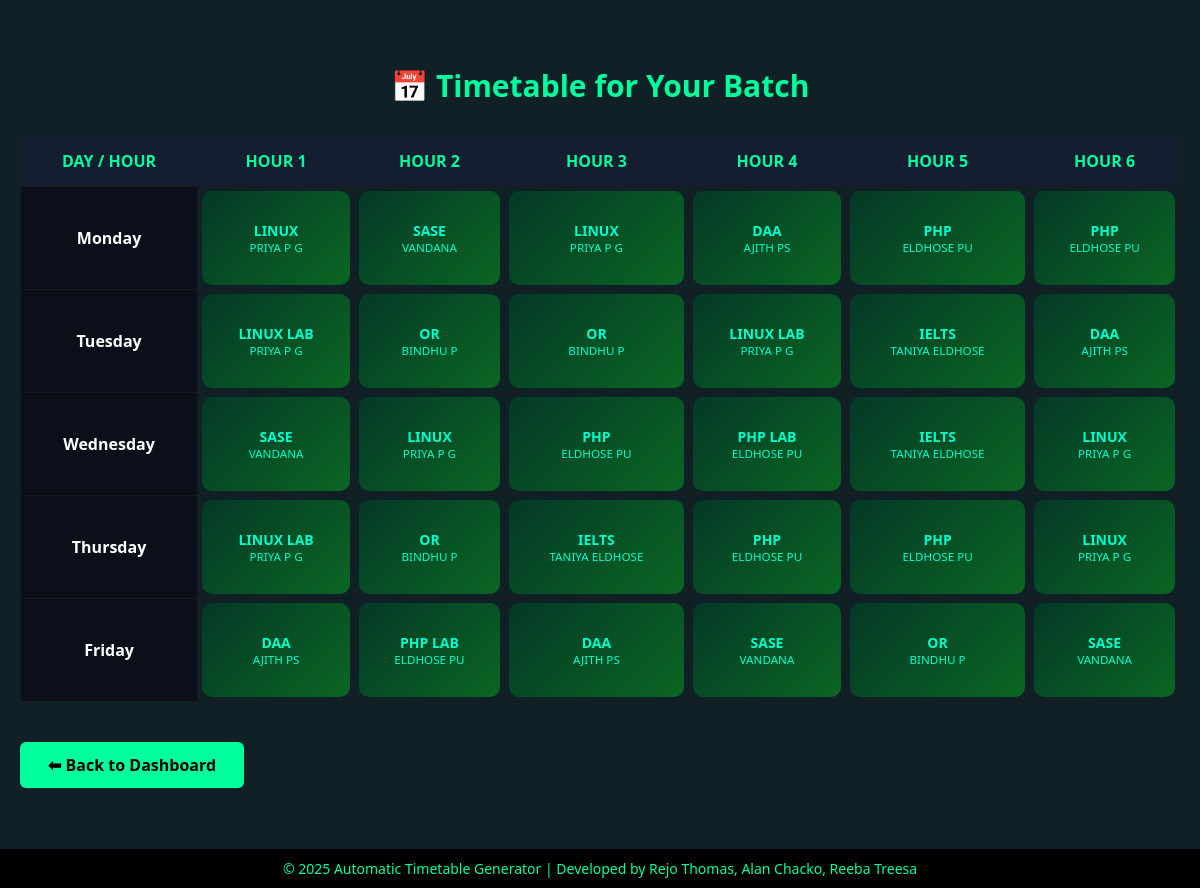
/view_student_timetable.php (signed in), run on the app's committed database.
### tables this page shows
CREATE TABLE `timetable` (
  `id` int(11) NOT NULL,
  `batch_id` int(11) NOT NULL,
  `day` varchar(20) NOT NULL,
  `hour` int(11) NOT NULL,
  `subject_id` int(11) NOT NULL,
  `teacher_id` int(11) NOT NULL
);

CREATE TABLE `subjects` (
  `subject_id` int(11) NOT NULL,
  `subject_name` varchar(100) NOT NULL,
  `sem` int(11) NOT NULL,
  `subject_group` varchar(100) DEFAULT NULL
);

CREATE TABLE `teachers` (
  `teacher_id` int(11) NOT NULL,
  `teacher_name` varchar(100) NOT NULL,
  `email` varchar(100) NOT NULL,
  `password` varchar(255) NOT NULL
);

### view_student_timetable.php (the view, shortened to what this page needs)
<?php
include 'config.php';
$batch_id = $_SESSION['batch_id'];
$days = ['Monday', 'Tuesday', 'Wednesday', 'Thursday', 'Friday'];
?>
<!DOCTYPE html>
<html>
<head>
</head>
<body>
<div class="container">
    <h2>📅 Timetable for Your Batch</h2>
    <table>
        <tr>
            <th>Day / Hour</th>
            <?php for ($h = 1; $h <= 6; $h++): ?>
                <th>Hour <?= $h ?></th>
            <?php endfor; ?>
        </tr>
        <?php foreach ($days as $day): ?>
            <tr>
                <td class="day-col"><?= $day ?></td>
                <?php
                for ($hour = 1; $hour <= 6; $hour++) {
                    $q = mysqli_query($conn, "
                        SELECT s.subject_name, t.teacher_id, te.teacher_name
                        FROM timetable t
                        JOIN subjects s ON s.subject_id = t.subject_id
                        JOIN teachers te ON t.teacher_id = te.teacher_id
                        WHERE t.batch_id = $batch_id AND t.day = '$day' AND t.hour = $hour
                    ");
                    $r = mysqli_fetch_assoc($q);
                    if ($r) {
                        echo "<td><div class='card'><strong>" . strtoupper($r['subject_name']) . "</strong><small>" . $r['teacher_name'] . "</small></div></td>";
                    } else {
                        echo "<td><div class='card'>-</div></td>";
                    }
                }
                ?>
            </tr>
        <?php endforeach; ?>
    </table>
    <a class="back-btn" href="student_dashboard.php">⬅ Back to Dashboard</a>
</div>
    <footer>
        &copy; <?= date("Y") ?> Automatic Timetable Generator | Developed by
        <span>Rejo Thomas</span>, <span>Alan Chacko</span>, <span>Reeba Treesa</span>
    </footer>
</body>
</html>

### view_student_timetable.php (style rules this page uses)
body { font-family: 'Segoe UI', sans-serif; margin: 0; background-color: #0f2027; color: #fff; }
.container { padding: 40px 20px 100px; max-width: 1200px; margin: auto; }
h2 { text-align: center; font-size: 30px; margin-bottom: 30px; color: #00ff9d; }
table { width: 100%; border-collapse: collapse; border: none; }
th { background-color: #141e30; color: #00ff9d; padding: 14px; font-size: 16px; text-transform: uppercase; }
td { padding: 0; border: 1px solid #1a1a1a; }
.card { padding: 12px; margin: 4px; border-radius: 10px; font-size: 14px; background: linear-gradient(135deg, #043927, #0b6623); color: #00ffcc; display: flex; flex-direction: column; align-items: center; justify-content: center; height: 70px; transition: transform 0.2s ease; }
.day-col { font-weight: bold; background: #0b0f1a; color: #fff; text-align: center; padding: 12px; font-size: 16px; }
.back-btn { display: inline-block; margin-top: 40px; padding: 12px 28px; background: #00ff9d; color: #000; font-weight: bold; text-decoration: none; border-radius: 6px; transition: background 0.3s ease; }
footer { position: fixed; bottom: 0; left: 0; width: 100%; background: #000; color: #00ff9d; text-align: center; padding: 10px 0; font-size: 14px; }

### data on the page
timetable: subject.subject_name "LINUX", teacher.teacher_name "PRIYA P G"
timetable: subject.subject_name "SASE", teacher.teacher_name "VANDANA"
timetable: subject.subject_name "LINUX", teacher.teacher_name "PRIYA P G"
timetable: subject.subject_name "DAA", teacher.teacher_name "AJITH PS"
timetable: subject.subject_name "PHP", teacher.teacher_name "ELDHOSE PU"
timetable: subject.subject_name "PHP", teacher.teacher_name "ELDHOSE PU"
timetable: subject.subject_name "LINUX LAB", teacher.teacher_name "PRIYA P G"
timetable: subject.subject_name "OR", teacher.teacher_name "BINDHU P"
timetable: subject.subject_name "OR", teacher.teacher_name "BINDHU P"
timetable: subject.subject_name "LINUX LAB", teacher.teacher_name "PRIYA P G"
timetable: subject.subject_name "IELTS", teacher.teacher_name "TANIYA ELDHOSE"
timetable: subject.subject_name "DAA", teacher.teacher_name "AJITH PS"
timetable: subject.subject_name "SASE", teacher.teacher_name "VANDANA"
timetable: subject.subject_name "LINUX", teacher.teacher_name "PRIYA P G"
timetable: subject.subject_name "PHP", teacher.teacher_name "ELDHOSE PU"
timetable: subject.subject_name "PHP LAB", teacher.teacher_name "ELDHOSE PU"
timetable: subject.subject_name "IELTS", teacher.teacher_name "TANIYA ELDHOSE"
timetable: subject.subject_name "LINUX", teacher.teacher_name "PRIYA P G"
timetable: subject.subject_name "LINUX LAB", teacher.teacher_name "PRIYA P G"
timetable: subject.subject_name "OR", teacher.teacher_name "BINDHU P"
timetable: subject.subject_name "IELTS", teacher.teacher_name "TANIYA ELDHOSE"
timetable: subject.subject_name "PHP", teacher.teacher_name "ELDHOSE PU"
timetable: subject.subject_name "PHP", teacher.teacher_name "ELDHOSE PU"
timetable: subject.subject_name "LINUX", teacher.teacher_name "PRIYA P G"
timetable: subject.subject_name "DAA", teacher.teacher_name "AJITH PS"
timetable: subject.subject_name "PHP LAB", teacher.teacher_name "ELDHOSE PU"
timetable: subject.subject_name "DAA", teacher.teacher_name "AJITH PS"
timetable: subject.subject_name "SASE", teacher.teacher_name "VANDANA"
timetable: subject.subject_name "OR", teacher.teacher_name "BINDHU P"
timetable: subject.subject_name "SASE", teacher.teacher_name "VANDANA"

### other printed values
$day "Monday"
$day "Tuesday"
$day "Wednesday"
$day "Thursday"
$day "Friday"
